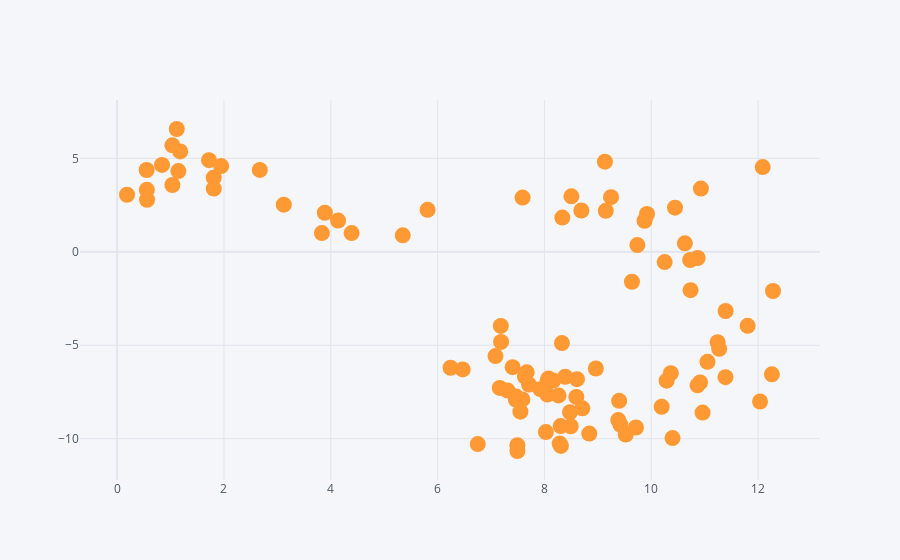

Here is the notebook cell this chart was saved with:
### Code cell
df.iplot(x='A',y='B',mode='markers',size=16)
